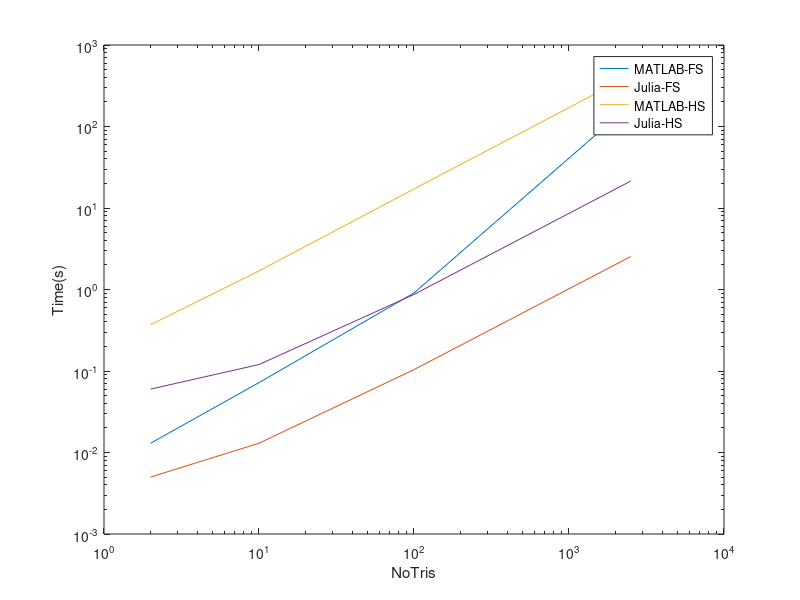
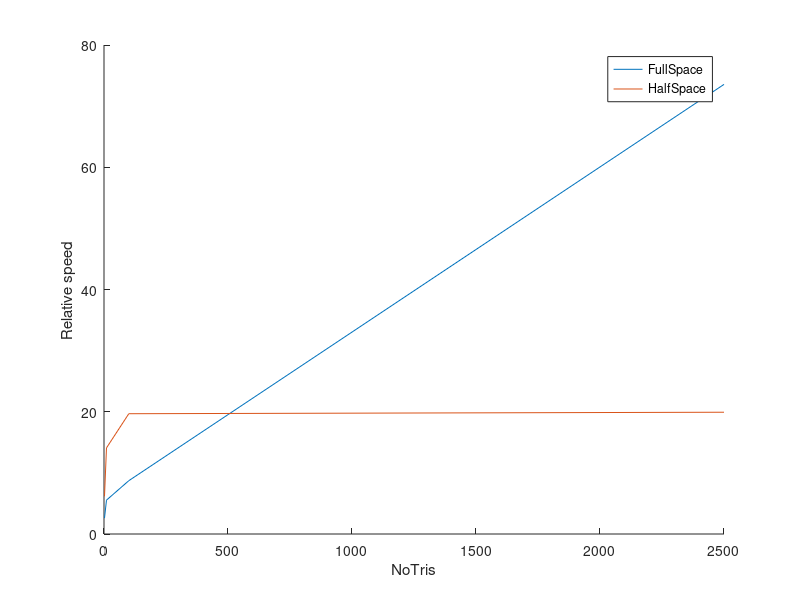

The MATLAB source for these figures, in order:
FS.NoTris=[2,10,100,2500];
FS.MATLAB=[0.013,0.072,0.907,186.39];
FS.Julia=[0.005,0.013,0.104,2.534];

HS.NoTris=[2,10,100,2500];
HS.MATLAB=[0.37,1.69,17.12,425.94];
HS.Julia=[0.06,0.12,0.87,21.38];

loglog(FS.NoTris,FS.MATLAB)
hold on
loglog(FS.NoTris,FS.Julia)
loglog(HS.NoTris,HS.MATLAB)
loglog(HS.NoTris,HS.Julia)

xlabel('NoTris')
ylabel('Time(s)')
legend MATLAB-FS Julia-FS MATLAB-HS Julia-HS

FS.Relative=FS.MATLAB./FS.Julia
HS.Relative=HS.MATLAB./HS.Julia
figure
hold on
plot(FS.NoTris,FS.Relative)
plot(HS.NoTris,HS.Relative)
xlabel('NoTris')
ylabel('Relative speed')
legend FullSpace HalfSpace